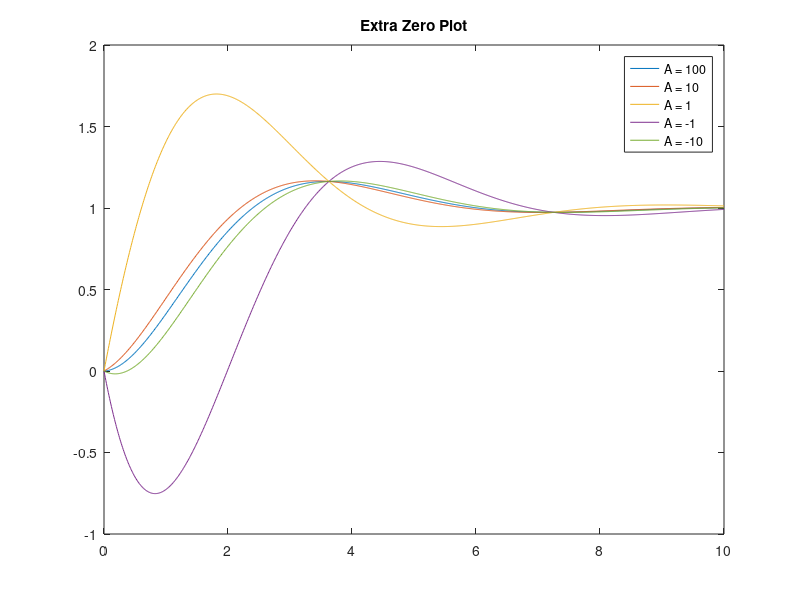
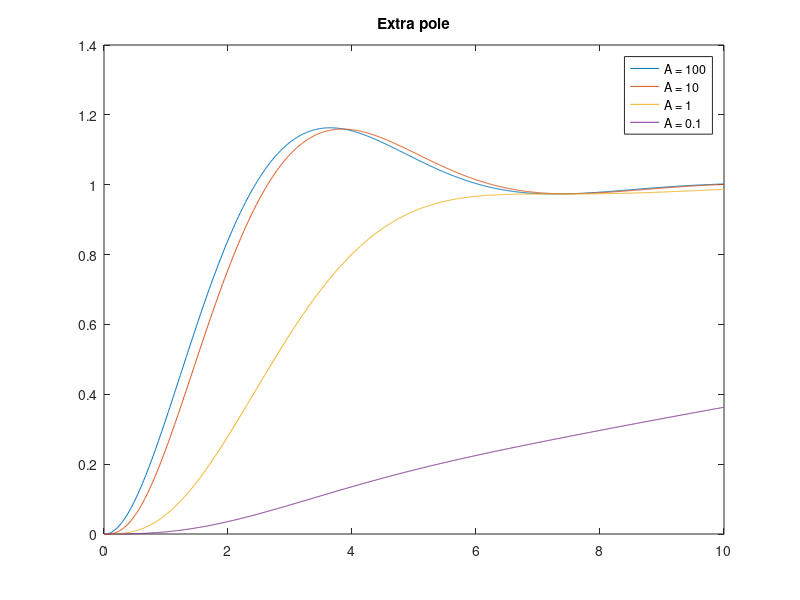
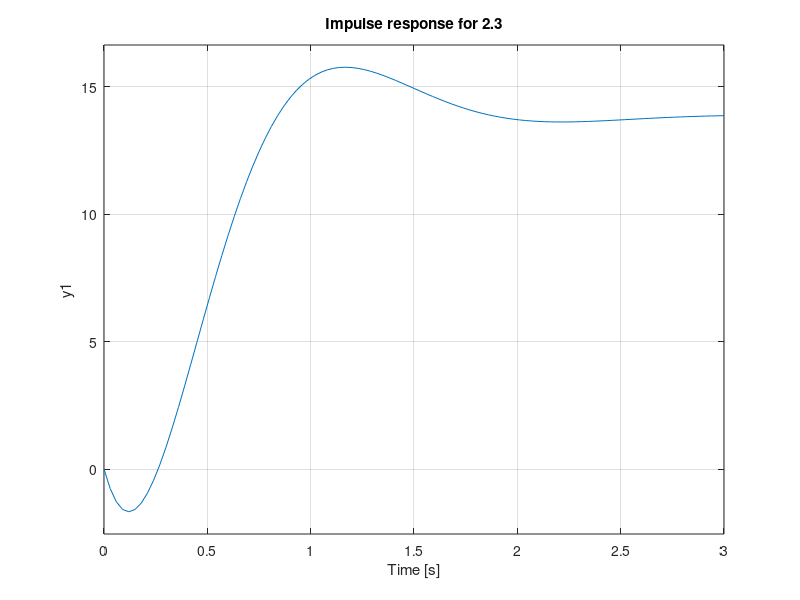

These charts were generated, in order, by the following MATLAB code:
% Programmer: Kyle Southam
% Date Done: 9/16/2020
%This program will study the effects of additional poles and zeros

clear, clc, close all;

%Variables
z = 0.5;
t = 0:0.01:10;

%Part 1.1
a = [100 10 1 -1 -10];

for i=1:length(a)
    num = [1/(a(i)*z) 1];
    den = [1 2*z 1];
    H = tf(num,den);
    y(i,:)=step(H,t);
end

figure(1)
plot(t,y)
legend('A = 100','A = 10', 'A = 1', 'A = -1', 'A = -10')
title('Extra Zero Plot')

%Part 1.2
a2 = [100 10 1 0.1];

for i=1:length(a2)
    num = [1];
    den = conv([1/(a2(i)*z) 1], [1 2*z 1]);
    
    H2 = tf(num, den);
    y2(i, :) = step(H2, t);
end

figure(2)
plot(t, y2)
legend('A = 100', 'A = 10', 'A = 1', 'A = 0.1')
title('Extra pole')

%Part 2.3
num = [-30 180];
den = [1 4 13 0];
G = tf(num, den);
figure(3)
impulse(G)
title('Impulse response for 2.3');
